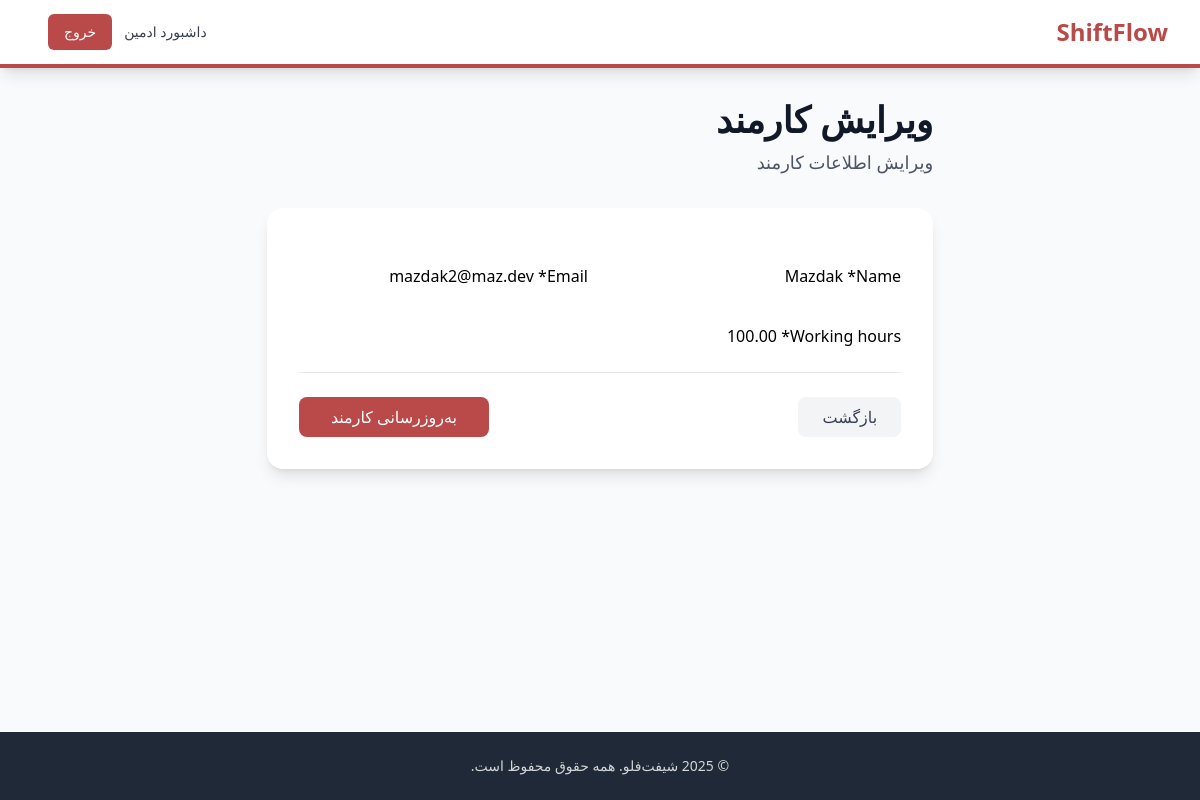
Page /admin-dashboard/employees/3/update/ (signed in) on the committed database.
### core/models.py (models this page shows, shortened)
class Employee(models.Model):
    user = models.OneToOneField(User, on_delete=models.CASCADE, related_name='employee_profile')
    name = models.CharField(max_length=100)
    email = models.EmailField(unique=True)
    working_hours = models.DecimalField(
        max_digits=5,
        decimal_places=2,
        default=0.00,
        validators=[MinValueValidator(0.00)]
    )
    created_at = models.DateTimeField(auto_now_add=True)
    updated_at = models.DateTimeField(auto_now=True)
    class Meta:
        ordering = ['name']

### admin_dashboard/views.py (the view, shortened to what this page needs)
# urls.py: path('employees/<int:pk>/update/', views.EmployeeUpdateView.as_view(), name='employee_update'),
class EmployeeUpdateView(LoginRequiredMixin, UserPassesTestMixin, UpdateView):
    model = Employee
    form_class = EmployeeForm
    template_name = 'admin_dashboard/employee_form.html'
    success_url = reverse_lazy('admin_dashboard:employee_list')
    def test_func(self):
        return self.request.user.is_staff

### admin_dashboard/forms.py
class EmployeeForm(forms.ModelForm):
    class Meta:
        model = Employee
        fields = ['name', 'email', 'working_hours']

### templates/admin_dashboard/employee_form.html (shortened to what this page needs)
{% extends "base.html" %}
{% load crispy_forms_tags %}
{% block content %}
<div class="max-w-3xl mx-auto">
  <div class="mb-8">
    <h1 class="text-4xl font-bold text-gray-900 mb-2">
      {% if object %}ویرایش کارمند{% else %}افزودن کارمند جدید{% endif %}
    </h1>
    <p class="text-lg text-gray-600">
      {% if object %}ویرایش اطلاعات کارمند{% else %}ثبت اطلاعات کارمند جدید{% endif %}
    </p>
  </div>
  <div class="bg-white rounded-2xl shadow-lg p-8">
    <form method="post" class="space-y-6">
      <div class="grid md:grid-cols-2 gap-6">
        <div>{{ form.name|as_crispy_field }}</div>
        <div>{{ form.email|as_crispy_field }}</div>
      </div>
      <div>{{ form.working_hours|as_crispy_field }}</div>
      <div class="flex items-center justify-between pt-6 border-t border-gray-200">
        <a href="{% url 'admin_dashboard:employee_list' %}"
          class="bg-gray-100 text-gray-700 px-6 py-2 rounded-lg hover:bg-gray-200 transition-colors font-medium">
          بازگشت
        </a>
        <button type="submit"
          class="bg-pomodoro-red text-white px-8 py-2 rounded-lg hover:bg-red-700 transition-colors font-medium">
          {% if object %}به‌روزرسانی کارمند{% else %}ثبت کارمند{% endif %}
        </button>
      </div>
    </form>
  </div>
</div>
{% endblock %}

### rows in the picture
Employee: name "Mazdak", email "mazdak2@maz.dev", working_hours "100.00"
